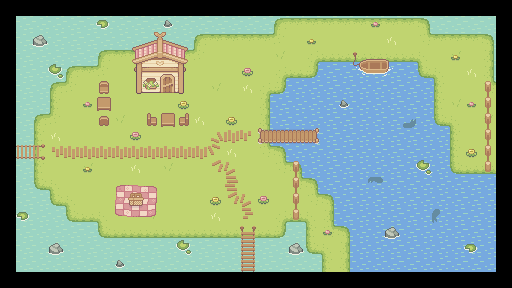

This is a level from a 2D game, rendered from its Tiled map with the project's own tilesets. A one-line summary and the map file follow, with tile-layer data summarised:
An orthogonal 32x18 tile map with 16x16 px tiles, 5 tile layers (Water, Floor, OnFloor, OnBlanket, ...), 1 hidden layer not drawn, 15 tilesets.

<map version="1.10" tiledversion="1.12.2" orientation="orthogonal" renderorder="right-down" width="32" height="18" tilewidth="16" tileheight="16" infinite="0" nextlayerid="7" nextobjectid="1">
 <editorsettings>
  <export target="lac_du_barrage.json" format="json" />
 </editorsettings>
 <tileset firstgid="1" source="../tilesets/Water.tsx" />
 <tileset firstgid="5" source="../tilesets/Wood Bridge.tsx" />
 <tileset firstgid="16" source="../tilesets/Grass.tsx" />
 <tileset firstgid="93" source="../tilesets/WaterDark.tsx" />
 <tileset firstgid="97" source="../tilesets/collisions.tsx" />
 <tileset firstgid="129" source="../tilesets/Fences.tsx" />
 <tileset firstgid="145" source="../tilesets/Wooden_Bridge_v2.tsx" />
 <tileset firstgid="157" source="../tilesets/Boats.tsx" />
 <tileset firstgid="211" source="../tilesets/big fish 2 swimming in cirkels.tsx" />
 <tileset firstgid="220" source="../tilesets/Basic_Grass_Biom_things.tsx" />
 <tileset firstgid="265" source="../tilesets/small_House_light_with_door.tsx" />
 <tileset firstgid="409" source="../tilesets/Paths.tsx" />
 <tileset firstgid="425" source="../tilesets/Piknik blanket.tsx" />
 <tileset firstgid="434" source="../tilesets/Piknik basket.tsx" />
 <tileset firstgid="435" source="../tilesets/Basic_Furniture.tsx" />
 <layer id="1" name="Water" width="32" height="18">
  <data>[576 cells, 480 non-empty, 8 distinct tile ids]</data>
 </layer>
 <layer id="2" name="Floor" width="32" height="18">
  <data>[576 cells, 261 non-empty, 15 distinct tile ids]</data>
 </layer>
 <layer id="3" name="OnFloor" width="32" height="18">
  <data>[576 cells, 98 non-empty, 58 distinct tile ids]</data>
 </layer>
 <layer id="6" name="OnBlanket" width="32" height="18">
  <data>[576 cells, 1 non-empty, 1 distinct tile ids]</data>
 </layer>
 <layer id="4" name="InFrontOfPlayer" width="32" height="18">
  <data>[576 cells, 8 non-empty, 8 distinct tile ids]</data>
 </layer>
 <layer id="5" name="Collisions" width="32" height="18" visible="0">
  <data>[576 cells, 391 non-empty, 12 distinct tile ids]</data>
 </layer>
</map>
